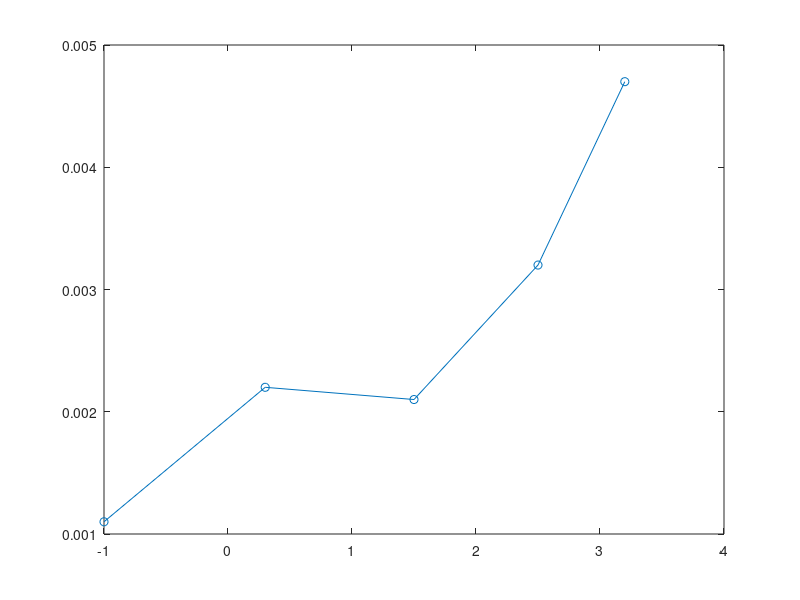

Source code (MATLAB): (Note: this script raises an error after producing the figure.)
%-- 02/04/2020 02:37:22 PM --%
mkdir lab1
cd lab1
diary lab1_diary.m
Vm = [-1 0.3 1.5 2.5 3.2];
Im = [1.1 2.2 2.1 3.2 4.7]*1e-3;
plot(Vm,Im,'o-')
% aprakstīsim tos datus ar
% 2. kārtas polinomu
% y = C1*x^2+C2*x+C3
% to koeficientu atradīs funkciju
% polyfit - polynominal fitting
% sitakse
% C = polyfit(x,y,N)
% N - polinoma kārta
C = polyfit(Vn,Im,2)
C = polyfit(Vm,Im,2)
% saformēsim vektoru x ar sīkāku soli
V = -1:0.01:3.2;
I = C(1)*V.^2+C(2)*V+C(3);
plot(Vm,Im,'o',V,I)
% atkartosim to pašu priekš 3. kārtas polinoma
C = polyfit(Vm,Im,3)
plot(Vm,Im,'o',V,I)
I = C(1)*V.^3+C(2)*V^2+C(3)*V+C(4);
I = C(1)*V.^3+C(2)*V.^2+C(3)*V+C(4);
plot(Vm,Im,'o',V,I)
% lai neraksītu I = C(1)*V.^3+C(2)*V.^2+C(3)*V+C(4);
% izmantosim funkciju polyval - palynominal
% sintakse
% y = polyval(C,x)
I = polyval(C,V);
plot(Vm,Im,'o',V,I)
% atkārtot 4. kārtai
I = C(1)*V.^3+C(2)*V.^2+C(3)*V+C(4);
I = C(1)*V.^4+C(2)*V.^3+C(3)*V.^2+C(4)+C(5);
I = C(1)*V.^4+C(2)*V.^3+C(3)*V.^2+C(4)*V+C(5);
C = polyfit(Vm,Im,4)
I = C(1)*V.^4+C(2)*V.^3+C(3)*V.^2+C(4)*V+C(5);
plot(Vm,Im,'o',V,I)
I = polyval(C,V);
plot(Vm,Im,'o',V,I)
% atkartot 1. kārtai
C = polyfit(Vm,Im,1)
plot(Vm,Im,'o',V,I)
I = polyval(C,V);
plot(Vm,Im,'o',V,I)
%% Mērijumu datu sērijas
Vm = [-1 0.3 1.5 2.5 3.2];
Im = [1.1 2.2 2.1 3.2 4.7
0.9 1.8 2.6 3.3 4.5
1.0 2.0 2.4 3.4 4.3
0.8 1.9 2.5 3.5 4.6
0.9 2.0 2.3 3.1 4.4];
figure
plot(Vm,Im,'o-')
plot(Vm,Im','o-')
%% vidējās vērtības atrašana
sum([1 2 3 4 5])
sum([1 2; 3 4])
Ivid = sum(Im)/5
Ivid = mean(Im)
%% vidējai vērtībai pielaikosim polinomu
C = polyfit(Im,Ivid,4);
Ivid = sum(Im)/5;
Ivid = mean(Im)
C = polyfit(Im,Ivid,4);
C=polyfit(Im,Ivid,4);
C=polyfit(Vm,Ivid,4);
I = plyval(C,V);
I = polyval(C,V);
% uzzīmet 3 grafikus vienās asīs
% Vm,Im ar 'o'
%Vm,Ivid ar '*'
% V,I ar '-'
plot(Vm,Im','o')
hold on
plot(Vm,Ivid,'*')
hold off
plot(Vm,Im','o')
hold on
plot(Vm,Ivid','*')
plot(V,I,'-')
%% aprēķināsim standartnovirzi
Istd = std(Im)
errorbar(Vm,Ivid,Istd)
hold off
errorbar(Vm,Ivid,Istd)
% mēģināsim tikt vaļā no lauztās līnijas
errorbar(Vm,Ivid,Istd,'.')
errorbar(Vm,Ivid,Istd)
errorbar(Vm,Ivid,Istd,'.')
hold on
plot(V,I)
hold off
ls
%% Datu iegūšana no rasējuma
%% Datu iegūšana no skenētās bildes
A = imread('bilde1.png');
B = imread('bilde2.png');
figure(1),image(A)
figure(2),image(B)
figure(2),image([500,800],[0,1],B)
figure(2),image([500,800],[1,0],B)
set(gca,'YDir','normal')
[x,y] = ginput(1)
figure(2),image([500,800],[1,0],B)
set(gca,'YDir','normal')
[x,y] = ginput(10)
hold on
[x,y] = ginput(10)
hold off
diary off